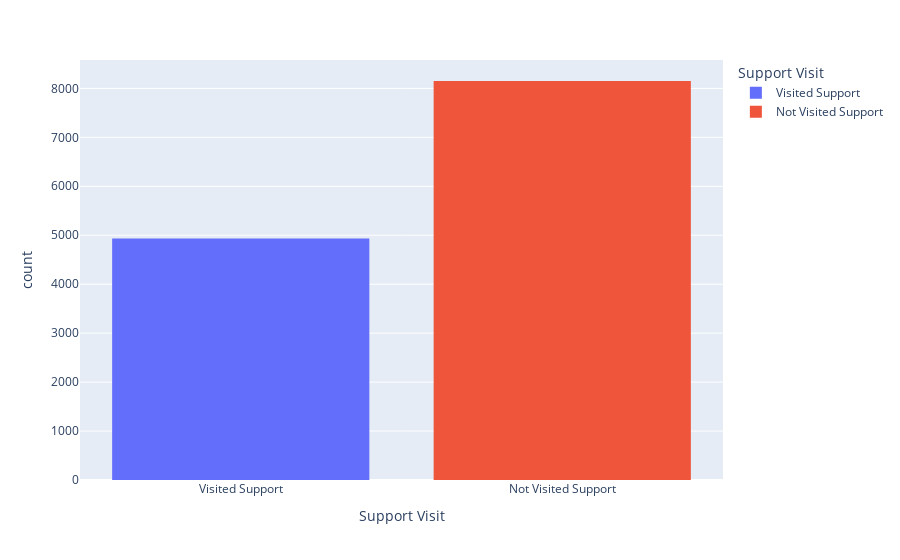

Notebook code for this chart:
### Code cell
fig2 = px.histogram(data,x ='Support Visit',color='Support Visit')
fig2.show()

### Figure 1 — Plotly figure (JSON) as saved in the notebook; plotly's stock layout.template omitted (floating-point values rounded to 4 significant figures; data arrays with more than 128 entries replaced by an {"elided": "..."} marker saying what was removed)
{"data": [{"alignmentgroup": "True", "bingroup": "x", "hovertemplate": "Support Visit=%{x}<br>count=%{y}<extra></extra>", "legendgroup": "Visited Support", "marker": {"color": "#636efa", "pattern": {"shape": ""}}, "name": "Visited Support", "offsetgroup": "Visited Support", "orientation": "v", "showlegend": true, "type": "histogram", "x": {"elided": "4936 str values"}, "xaxis": "x", "yaxis": "y"}, {"alignmentgroup": "True", "bingroup": "x", "hovertemplate": "Support Visit=%{x}<br>count=%{y}<extra></extra>", "legendgroup": "Not Visited Support", "marker": {"color": "#EF553B", "pattern": {"shape": ""}}, "name": "Not Visited Support", "offsetgroup": "Not Visited Support", "orientation": "v", "showlegend": true, "type": "histogram", "x": {"elided": "8151 str values"}, "xaxis": "x", "yaxis": "y"}], "layout": {"barmode": "relative", "legend": {"title": {"text": "Support Visit"}, "tracegroupgap": 0}, "margin": {"t": 60}, "xaxis": {"anchor": "y", "categoryarray": ["Visited Support", "Not Visited Support"], "categoryorder": "array", "domain": [0, 1], "title": {"text": "Support Visit"}}, "yaxis": {"anchor": "x", "domain": [0, 1], "title": {"text": "count"}}}}
